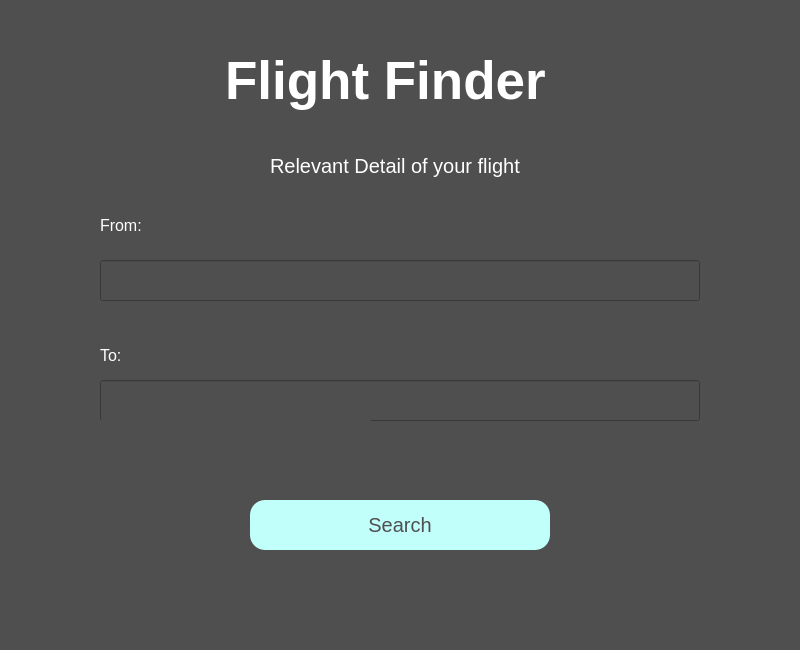
<?xml version="1.0" encoding="UTF-8"?>
<ui version="4.0">
 <class>Dialog</class>
 <widget class="QDialog" name="Dialog">
  <property name="enabled">
   <bool>true</bool>
  </property>
  <property name="geometry">
   <rect>
    <x>0</x>
    <y>0</y>
    <width>800</width>
    <height>650</height>
   </rect>
  </property>
  <property name="font">
   <font>
    <pointsize>15</pointsize>
   </font>
  </property>
  <property name="windowTitle">
   <string>Dialog</string>
  </property>
  <property name="styleSheet">
   <string notr="true">background-color: rgb(79, 79, 79);</string>
  </property>
  <widget class="QPushButton" name="search_button">
   <property name="geometry">
    <rect>
     <x>250</x>
     <y>500</y>
     <width>300</width>
     <height>50</height>
    </rect>
   </property>
   <property name="font">
    <font>
     <pointsize>15</pointsize>
    </font>
   </property>
   <property name="styleSheet">
    <string notr="true">color: rgb(79, 79, 79);
padding: 10px;
border-radius: 15px;
background-color: rgb(193, 255, 250);</string>
   </property>
   <property name="text">
    <string>Search</string>
   </property>
  </widget>
  <widget class="QLabel" name="mainTitle">
   <property name="geometry">
    <rect>
     <x>225</x>
     <y>30</y>
     <width>350</width>
     <height>101</height>
    </rect>
   </property>
   <property name="font">
    <font>
     <pointsize>40</pointsize>
     <weight>75</weight>
     <bold>true</bold>
    </font>
   </property>
   <property name="styleSheet">
    <string notr="true">color: rgb(255, 255, 255);</string>
   </property>
   <property name="text">
    <string>Flight Finder</string>
   </property>
  </widget>
  <widget class="QLineEdit" name="from_input">
   <property name="geometry">
    <rect>
     <x>100</x>
     <y>260</y>
     <width>600</width>
     <height>41</height>
    </rect>
   </property>
   <property name="font">
    <font>
     <pointsize>15</pointsize>
     <strikeout>false</strikeout>
    </font>
   </property>
   <property name="styleSheet">
    <string notr="true">font-size:15pt;
color: rgb(255, 255, 255);</string>
   </property>
  </widget>
  <widget class="QLabel" name="label">
   <property name="geometry">
    <rect>
     <x>100</x>
     <y>210</y>
     <width>41</width>
     <height>31</height>
    </rect>
   </property>
   <property name="styleSheet">
    <string notr="true">color: rgb(255, 255, 255);
font-size: 12pt

</string>
   </property>
   <property name="text">
    <string>From:</string>
   </property>
  </widget>
  <widget class="QLineEdit" name="to_input">
   <property name="geometry">
    <rect>
     <x>100</x>
     <y>380</y>
     <width>600</width>
     <height>41</height>
    </rect>
   </property>
   <property name="font">
    <font>
     <pointsize>15</pointsize>
     <strikeout>false</strikeout>
    </font>
   </property>
   <property name="styleSheet">
    <string notr="true">font-size:15pt;
color: rgb(255, 255, 255);</string>
   </property>
  </widget>
  <widget class="QLabel" name="label_2">
   <property name="geometry">
    <rect>
     <x>100</x>
     <y>340</y>
     <width>41</width>
     <height>31</height>
    </rect>
   </property>
   <property name="styleSheet">
    <string notr="true">color: rgb(255, 255, 255);
font-size: 12pt

</string>
   </property>
   <property name="text">
    <string>To:</string>
   </property>
  </widget>
  <widget class="QLabel" name="label_3">
   <property name="geometry">
    <rect>
     <x>270</x>
     <y>150</y>
     <width>260</width>
     <height>31</height>
    </rect>
   </property>
   <property name="styleSheet">
    <string notr="true">color: rgb(255, 255, 255);
font-size: 15pt

</string>
   </property>
   <property name="text">
    <string>Relevant Detail of your flight </string>
   </property>
  </widget>
  <widget class="QLabel" name="error_msg">
   <property name="geometry">
    <rect>
     <x>100</x>
     <y>420</y>
     <width>271</width>
     <height>16</height>
    </rect>
   </property>
   <property name="styleSheet">
    <string notr="true">color: rgb(255, 255, 255);
font-size: 10pt

</string>
   </property>
   <property name="text">
    <string/>
   </property>
  </widget>
  <widget class="QLabel" name="help_msg">
   <property name="geometry">
    <rect>
     <x>20</x>
     <y>600</y>
     <width>351</width>
     <height>31</height>
    </rect>
   </property>
   <property name="styleSheet">
    <string notr="true">color: rgb(255, 255, 255);
font-size: 8pt

</string>
   </property>
   <property name="text">
    <string/>
   </property>
  </widget>
 </widget>
 <resources/>
 <connections/>
</ui>
